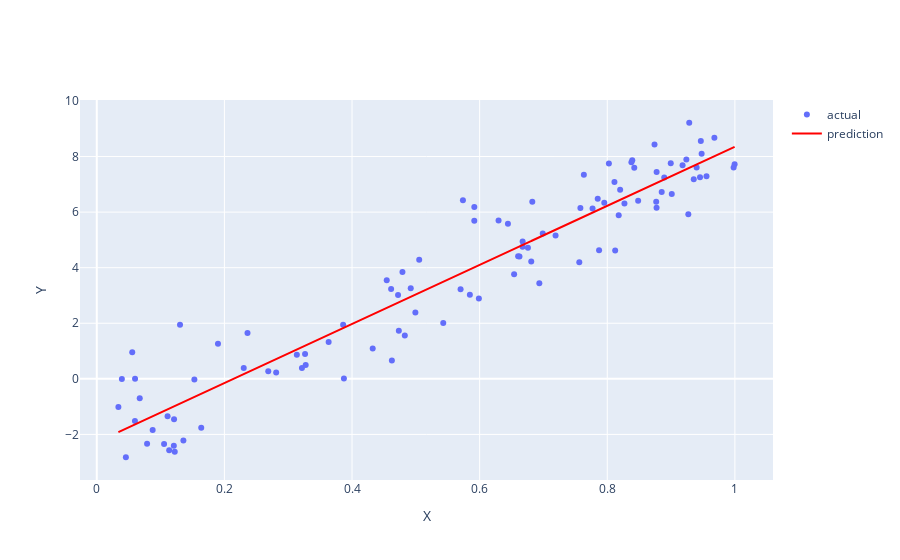

Write notebook code for a chart like this one.
### Code cell
fig = go.Figure()
fig.add_trace(go.Scatter(x = data['X'], y = data['Y'], mode = 'markers', name = 'actual'))
fig.add_trace(go.Scatter(x = data['X'], y = pred_Y, name = 'prediction', line=dict(color='red')))
fig.update_layout(xaxis_title = 'X', yaxis_title = 'Y')
